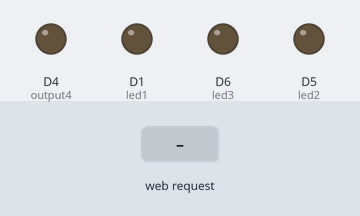
Recording of a program running on a simulated ESP8266 (NodeMCU). Shown: output pins drawn as LEDs (lit = HIGH). The inputs (shaded band) are chosen by the test bench. WiFi joins after 1.5 s; servers stay silent unless stated; what the program prints to the serial monitor is not drawn.

Above: at 2.7 s.
2.8 s: HTTP request GET /4/off received
At 4.0 s:
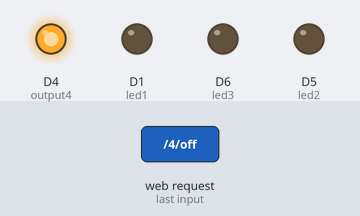
4.3 s: HTTP request GET /1/on received
At 5.2 s:
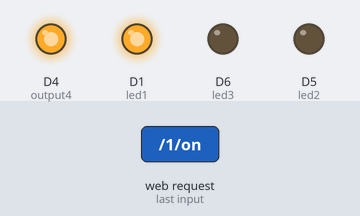
5.8 s: HTTP request GET /4/on received
At 6.3 s:
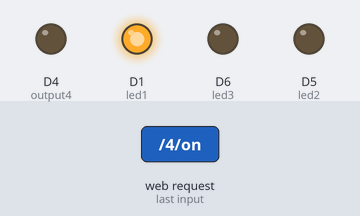
7.3 s: HTTP request GET /2/off received
At 8.5 s:
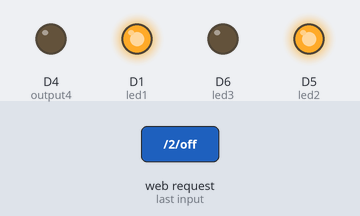
8.8 s: HTTP request GET /1/off received
At 9.8 s:
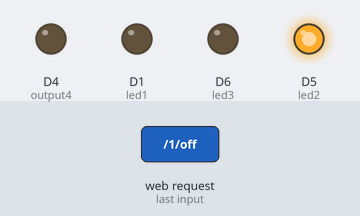
10.3 s: HTTP request GET /3/off received
At 10.9 s:
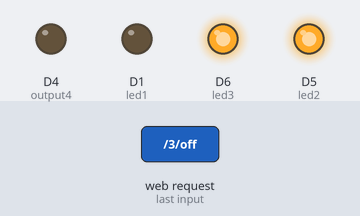
Timing chart, 0 to 12.8 s (numbered marks = the images above; inputs shaded):
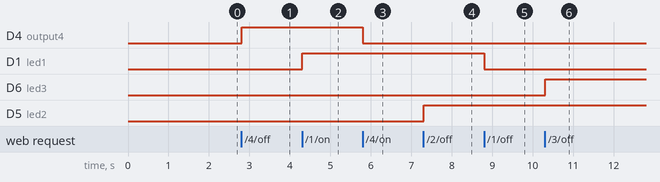

Measured:
- after the input at 2.8 s, D4 (output4): LOW → HIGH at once
- after the input at 4.3 s, D1 (led1): LOW → HIGH at once
- after the input at 5.8 s, D4 (output4): HIGH → LOW at once
- after the input at 7.3 s, D5 (led2): LOW → HIGH at once
- after the input at 8.8 s, D1 (led1): HIGH → LOW at once
- after the input at 10.3 s, D6 (led3): LOW → HIGH at once

The program:

main.cpp
```cpp
#include <Arduino.h>
#include <ESP8266WiFi.h>

// ssid dan password
const char* ssid     = "Alfyan_yu";
const char* password = "what are you say";

// Server port 80
WiFiServer server(80);


String header;


String output4State = "off";
String output1      = "off";
String output2      = "off";
String output3      = "off";


const int output4 = D4;
const int led1    = 5;
const int led2    = 14;
const int led3    = 12;


unsigned long currentTime = millis();
unsigned long previousTime = 0;
const long timeoutTime = 2000;

void setup() {
  Serial.begin(115200);

  pinMode(output4, OUTPUT);
  pinMode(led1, OUTPUT);
  pinMode(led2, OUTPUT);
  pinMode(led3, OUTPUT);

  digitalWrite(output4, LOW);
  digitalWrite(led1, LOW);
  digitalWrite(led2, LOW);
  digitalWrite(led3, LOW);


  Serial.print("Connecting to ");
  Serial.println(ssid);
  WiFi.begin(ssid, password);
  while (WiFi.status() != WL_CONNECTED) {
    delay(500);
    Serial.print(".");
  }

  Serial.println("");
  Serial.println("WiFi connected.");
  Serial.println("IP address: ");
  Serial.println(WiFi.localIP());
  server.begin();
}

void loop(){
  WiFiClient client = server.available();

  if (client) {
    Serial.println("New Client.");
    String currentLine = "";
    currentTime = millis();
    previousTime = currentTime;
    while (client.connected() && currentTime - previousTime <= timeoutTime) {
      currentTime = millis();
      if (client.available()) {
        char c = client.read();
        Serial.write(c);
        header += c;
        if (c == '\n') {
          if (currentLine.length() == 0) {
            client.println("HTTP/1.1 200 OK");
            client.println("Content-type:text/html");
            client.println("Connection: close");
            client.println();

            //  on dan off GPIO 4
              if (header.indexOf("GET /4/off") >= 0) {
               Serial.println("LAMPU KAMAR off");
                output4State = "off";
                digitalWrite(output4, HIGH);
              } else if (header.indexOf("GET /4/on") >= 0) {
                Serial.println("LAMPU KAMAR on");
                output4State = "on";
                digitalWrite(output4, LOW);
                // on dan off GPIO 5
              } else if (header.indexOf("GET /1/off") >= 0) {
               Serial.println("LAMPU R TAMU off");
               output1 = "off";
               digitalWrite(led1, LOW);
              } else if (header.indexOf("GET /1/on") >= 0) {
               Serial.println("LAMPU R TAMU on");
               output1 = "on";
               digitalWrite(led1, HIGH);
               // on dan off GPIO 14
              } else if (header.indexOf("GET /2/off") >= 0) {
               Serial.println("LAMPU TERAS off");
               output2 = "off";
               digitalWrite(led2, HIGH);
              } else if (header.indexOf("GET /2/on") >= 0) {
               Serial.println("LAMPU TERAS on");
               output2 = "on";
               digitalWrite(led2, LOW);
               // oon dan off GPIO 12
              } else if (header.indexOf("GET /3/off") >= 0) {
               Serial.println("LAMPU TIDUR off");
               output3 = "off";
               digitalWrite(led3, HIGH);
              } else if (header.indexOf("GET /3/on") >= 0) {
               Serial.println("LAMPU TIDUR on");
               output3 = "on";
               digitalWrite(led3, LOW);
              }

            // Tampilan di web
            client.println("<!DOCTYPE html><html>");
            client.println("<head><meta name=\"viewport\" content=\"width=device-width, initial-scale=1\">");
            client.println("<link rel=\"icon\" href=\"data:,\">");
            // Button CSS
            const char *style = "<style>"
                                "html { font-family: Helvetica; display: inline-block; margin: 0px auto; text-align: center;}"
                                ".button { background-color: #195B6A; border: none; color: white; padding: 16px 40px;"
                                "text-decoration: none; font-size: 30px; margin: 2px; cursor: pointer;}"
                                ".button-off {background-color: #77878A;}"
                                "</style></head>";
            client.println(style);

            client.println("<body><h1>Selamat Darang di Server ESP8266</h1>");


            client.println("<p> LAMPU KAMAR " + output4State + "</p>");
            if (output4State=="off") {
              client.println("<p><a href=\"/4/on\"><button class=\"button button-off\">OFF</button></a></p>");
            } else {
              client.println("<p><a href=\"/4/off\"><button class=\"button\">ON</button></a></p>");
            }
            //set button io 5
            client.println("<p> LAMPU R TAMU " + output1 + "</p>");
             if (output1 =="off") {
              client.println("<p><a href=\"/1/on\"><button class=\"button button-off\">OFF</button></a></p>");
            } else {
              client.println("<p><a href=\"/1/off\"><button class=\"button\">ON</button></a></p>");
            }
            //set button io 14
            client.println("<p> LAMPU TERAS " + output2 + "</p>");
             if (output2 =="off") {
              client.println("<p><a href=\"/2/on\"><button class=\"button button-off\">OFF</button></a></p>");
            } else {
              client.println("<p><a href=\"/2/off\"><button class=\"button\">ON</button></a></p>");
            }
            //set button io 12
            client.println("<p> LAMPU TIDUR " + output3 + "</p>");
             if (output3 =="off") {
              client.println("<p><a href=\"/3/on\"><button class=\"button button-off\">OFF</button></a></p>");
            } else {
              client.println("<p><a href=\"/3/off\"><button class=\"button\">ON</button></a></p>");
            }


            client.println("</body></html>");

            client.println();

            break;
          } else {
            currentLine = "";
          }
        } else if (c != '\r') {
          currentLine += c;
        }
      }
    }

    header = "";

    client.stop();
    Serial.println("Client disconnected.");
    Serial.println("");
  }
}
```
